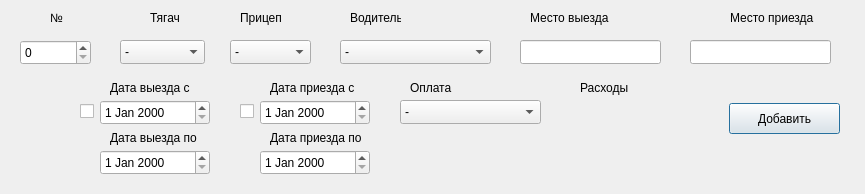
<?xml version="1.0" encoding="UTF-8"?>
<ui version="4.0">
 <class>Selection</class>
 <widget class="QDialog" name="Selection">
  <property name="geometry">
   <rect>
    <x>0</x>
    <y>0</y>
    <width>865</width>
    <height>194</height>
   </rect>
  </property>
  <property name="windowTitle">
   <string>Dialog</string>
  </property>
  <widget class="QComboBox" name="trailer">
   <property name="geometry">
    <rect>
     <x>230</x>
     <y>40</y>
     <width>81</width>
     <height>24</height>
    </rect>
   </property>
   <item>
    <property name="text">
     <string>-</string>
    </property>
   </item>
   <item>
    <property name="text">
     <string>А5431В-7</string>
    </property>
   </item>
   <item>
    <property name="text">
     <string>А0784Е-7</string>
    </property>
   </item>
   <item>
    <property name="text">
     <string>А7529В-7</string>
    </property>
   </item>
   <item>
    <property name="text">
     <string>А7320Е-7</string>
    </property>
   </item>
  </widget>
  <widget class="QLabel" name="label_4">
   <property name="geometry">
    <rect>
     <x>530</x>
     <y>10</y>
     <width>81</width>
     <height>16</height>
    </rect>
   </property>
   <property name="text">
    <string>Место выезда</string>
   </property>
  </widget>
  <widget class="QLabel" name="label_7">
   <property name="geometry">
    <rect>
     <x>270</x>
     <y>80</y>
     <width>121</width>
     <height>16</height>
    </rect>
   </property>
   <property name="text">
    <string>Дата приезда с</string>
   </property>
  </widget>
  <widget class="QPushButton" name="pushButton">
   <property name="geometry">
    <rect>
     <x>729</x>
     <y>103</y>
     <width>111</width>
     <height>31</height>
    </rect>
   </property>
   <property name="text">
    <string>Добавить</string>
   </property>
  </widget>
  <widget class="QLabel" name="label">
   <property name="geometry">
    <rect>
     <x>150</x>
     <y>10</y>
     <width>30</width>
     <height>16</height>
    </rect>
   </property>
   <property name="text">
    <string>Тягач</string>
   </property>
  </widget>
  <widget class="QComboBox" name="Driver">
   <property name="geometry">
    <rect>
     <x>340</x>
     <y>40</y>
     <width>151</width>
     <height>24</height>
    </rect>
   </property>
   <item>
    <property name="text">
     <string>-</string>
    </property>
   </item>
   <item>
    <property name="text">
     <string>Сергей Котович</string>
    </property>
   </item>
   <item>
    <property name="text">
     <string>Максим Кучинский</string>
    </property>
   </item>
   <item>
    <property name="text">
     <string>Виктор Маркович</string>
    </property>
   </item>
   <item>
    <property name="text">
     <string>Григорий Василевский</string>
    </property>
   </item>
  </widget>
  <widget class="QLabel" name="label_6">
   <property name="geometry">
    <rect>
     <x>110</x>
     <y>80</y>
     <width>111</width>
     <height>16</height>
    </rect>
   </property>
   <property name="text">
    <string>Дата выезда с</string>
   </property>
  </widget>
  <widget class="QLabel" name="label_5">
   <property name="geometry">
    <rect>
     <x>730</x>
     <y>10</y>
     <width>91</width>
     <height>16</height>
    </rect>
   </property>
   <property name="text">
    <string>Место приезда</string>
   </property>
  </widget>
  <widget class="QLabel" name="label_3">
   <property name="geometry">
    <rect>
     <x>350</x>
     <y>10</y>
     <width>51</width>
     <height>16</height>
    </rect>
   </property>
   <property name="text">
    <string>Водитель</string>
   </property>
  </widget>
  <widget class="QComboBox" name="Truck">
   <property name="geometry">
    <rect>
     <x>120</x>
     <y>40</y>
     <width>85</width>
     <height>24</height>
    </rect>
   </property>
   <item>
    <property name="text">
     <string>-</string>
    </property>
   </item>
   <item>
    <property name="text">
     <string>АО 7120-7</string>
    </property>
   </item>
   <item>
    <property name="text">
     <string>АО 6222-7</string>
    </property>
   </item>
   <item>
    <property name="text">
     <string>АВ 2071-7</string>
    </property>
   </item>
   <item>
    <property name="text">
     <string>АТ 6804-7</string>
    </property>
   </item>
  </widget>
  <widget class="QDateEdit" name="dateArriveFrom">
   <property name="geometry">
    <rect>
     <x>260</x>
     <y>100</y>
     <width>110</width>
     <height>25</height>
    </rect>
   </property>
  </widget>
  <widget class="QComboBox" name="payment">
   <property name="geometry">
    <rect>
     <x>400</x>
     <y>100</y>
     <width>141</width>
     <height>24</height>
    </rect>
   </property>
   <item>
    <property name="text">
     <string>-</string>
    </property>
   </item>
   <item>
    <property name="text">
     <string>Оплачено</string>
    </property>
   </item>
   <item>
    <property name="text">
     <string>Оплачено частично</string>
    </property>
   </item>
   <item>
    <property name="text">
     <string>Не оплачено</string>
    </property>
   </item>
  </widget>
  <widget class="QLabel" name="label_8">
   <property name="geometry">
    <rect>
     <x>410</x>
     <y>80</y>
     <width>49</width>
     <height>16</height>
    </rect>
   </property>
   <property name="text">
    <string>Оплата</string>
   </property>
  </widget>
  <widget class="QDateEdit" name="dateExitFrom">
   <property name="geometry">
    <rect>
     <x>100</x>
     <y>100</y>
     <width>110</width>
     <height>25</height>
    </rect>
   </property>
  </widget>
  <widget class="QLabel" name="label_9">
   <property name="geometry">
    <rect>
     <x>580</x>
     <y>80</y>
     <width>61</width>
     <height>16</height>
    </rect>
   </property>
   <property name="text">
    <string>Расходы</string>
   </property>
  </widget>
  <widget class="QLabel" name="label_2">
   <property name="geometry">
    <rect>
     <x>240</x>
     <y>10</y>
     <width>49</width>
     <height>16</height>
    </rect>
   </property>
   <property name="text">
    <string>Прицеп</string>
   </property>
  </widget>
  <widget class="QLineEdit" name="exit">
   <property name="geometry">
    <rect>
     <x>520</x>
     <y>40</y>
     <width>141</width>
     <height>24</height>
    </rect>
   </property>
  </widget>
  <widget class="QLineEdit" name="arrival">
   <property name="geometry">
    <rect>
     <x>690</x>
     <y>40</y>
     <width>141</width>
     <height>24</height>
    </rect>
   </property>
  </widget>
  <widget class="QLabel" name="label_10">
   <property name="geometry">
    <rect>
     <x>50</x>
     <y>10</y>
     <width>30</width>
     <height>16</height>
    </rect>
   </property>
   <property name="text">
    <string>№</string>
   </property>
  </widget>
  <widget class="QSpinBox" name="no">
   <property name="geometry">
    <rect>
     <x>20</x>
     <y>40</y>
     <width>71</width>
     <height>25</height>
    </rect>
   </property>
   <property name="maximum">
    <number>1000000</number>
   </property>
  </widget>
  <widget class="QDateEdit" name="dateExitBefore">
   <property name="geometry">
    <rect>
     <x>100</x>
     <y>150</y>
     <width>110</width>
     <height>25</height>
    </rect>
   </property>
  </widget>
  <widget class="QLabel" name="label_11">
   <property name="geometry">
    <rect>
     <x>110</x>
     <y>130</y>
     <width>111</width>
     <height>16</height>
    </rect>
   </property>
   <property name="text">
    <string>Дата выезда по</string>
   </property>
  </widget>
  <widget class="QLabel" name="label_12">
   <property name="geometry">
    <rect>
     <x>270</x>
     <y>130</y>
     <width>121</width>
     <height>16</height>
    </rect>
   </property>
   <property name="text">
    <string>Дата приезда по</string>
   </property>
  </widget>
  <widget class="QDateEdit" name="dateArriveBefore">
   <property name="geometry">
    <rect>
     <x>260</x>
     <y>150</y>
     <width>110</width>
     <height>25</height>
    </rect>
   </property>
  </widget>
  <widget class="QCheckBox" name="dataExitAgg">
   <property name="geometry">
    <rect>
     <x>80</x>
     <y>100</y>
     <width>16</width>
     <height>22</height>
    </rect>
   </property>
   <property name="text">
    <string/>
   </property>
  </widget>
  <widget class="QCheckBox" name="dataArriveAgg">
   <property name="geometry">
    <rect>
     <x>240</x>
     <y>100</y>
     <width>16</width>
     <height>22</height>
    </rect>
   </property>
   <property name="text">
    <string/>
   </property>
  </widget>
  <zorder>Driver</zorder>
  <zorder>trailer</zorder>
  <zorder>label_4</zorder>
  <zorder>label_7</zorder>
  <zorder>pushButton</zorder>
  <zorder>label</zorder>
  <zorder>label_6</zorder>
  <zorder>label_5</zorder>
  <zorder>label_3</zorder>
  <zorder>Truck</zorder>
  <zorder>dateArriveFrom</zorder>
  <zorder>payment</zorder>
  <zorder>label_8</zorder>
  <zorder>dateExitFrom</zorder>
  <zorder>label_9</zorder>
  <zorder>label_2</zorder>
  <zorder>exit</zorder>
  <zorder>arrival</zorder>
  <zorder>label_10</zorder>
  <zorder>no</zorder>
  <zorder>dateExitBefore</zorder>
  <zorder>label_11</zorder>
  <zorder>label_12</zorder>
  <zorder>dateArriveBefore</zorder>
  <zorder>dataExitAgg</zorder>
  <zorder>dataArriveAgg</zorder>
 </widget>
 <resources/>
 <connections/>
</ui>
